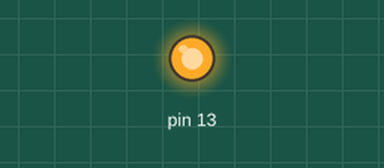
Recording of a sketch running on a simulated Arduino Uno, built with avr-gcc and run on an emulated ATmega328P. Parts: output pins drawn as LEDs (lit = HIGH).

Above: at 2.0 s.
At 5.5 s:
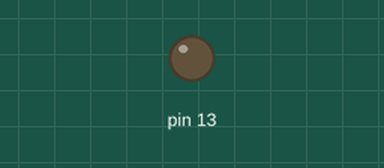
Timing chart, 0 to 9.1 s (numbered marks = the images above):
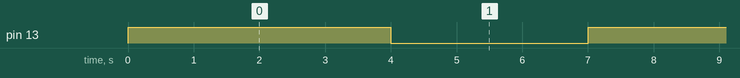

Measured:
- by itself, pin 13: alternates HIGH for 4.0 s and LOW for 3.0 s

The sketch:

gear_motor1.ino
```cpp
void setup()
{
  pinMode(13, OUTPUT);
}

void loop()
{
  digitalWrite(13, HIGH);
  delay(4000); // Wait for 1000 millisecond(s)
  digitalWrite(13, LOW);
  delay(3000); // Wait for 1000 millisecond(s)
}
```
